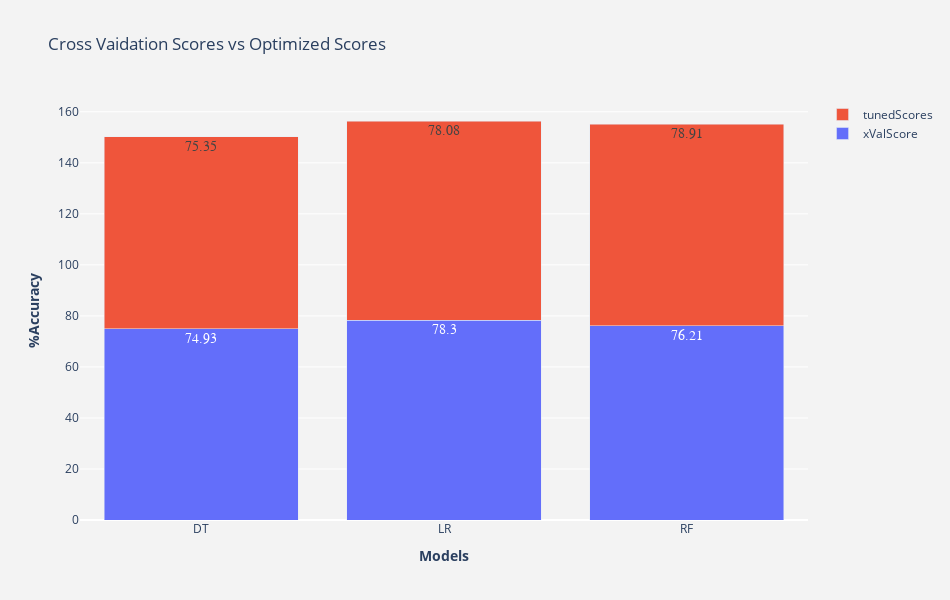

Here is the notebook cell this chart was saved with:
### Markdown cell above
## Model Selection

### Code cell
"""Create a function that compares cross validation scores with tunned scores for different models by
plotting them."""
def compareModelsAccuracy():
    """Returns a stack bar chart of tuned and x validation scores of models."""
    
    # Sort by index and converting to series object to plot.
    xValScore = xValScoresSorted[~xValScoresSorted.index.isin(["XGBC","GNB"])].sort_index().T.squeeze()
    tunedScore = bestScoreAndHyperparametersSorted.iloc[:,0].sort_index().T.squeeze()
    
    # Create two subplots of stack bar chart
    fig=make_subplots(
        rows=1, 
        cols=1,
        vertical_spacing=0.3,
        print_grid=False) # This suppresses "This is the format of your plot grid:" text from popping out.

    # Add trace for stack bar
    fig.add_trace(go.Bar(x=xValScore.index,
                             y=xValScore,
                             text=xValScore,
                             hoverinfo="x+y",
                             textposition="auto",
                             name="xValScore",
                             textfont=dict(family="sans serif",size=14),
                             ),
                     row=1,
                     col=1
                     )

    # Add another trace for stack bar
    fig.add_trace(go.Bar(x=tunedScore.index,
                             y=tunedScore,
                             text=tunedScore,
                             hoverinfo="x+y",
                             textposition="auto",
                             name="tunedScores",
                             textfont=dict(family="sans serif",size=14),
                             ),
                     row=1,
                     col=1
                     )
        
    # Update the layout. Add title, dimension, and background color
    fig.layout.update(
        height=600, 
        width=950,
        hovermode="closest",
        barmode = "stack",
        title_text = "Cross Vaidation Scores vs Optimized Scores",
        paper_bgcolor="rgb(243, 243, 243)",
        plot_bgcolor="rgb(243, 243, 243)"
        )

    # Set y-axis titles in bold
    fig.layout.yaxis1.update(title="<b>%Accuracy</b>")
    
    # Set x-axis title in bold
    fig.layout.xaxis1.update(title="<b>Models</b>")
    return fig.show()

"""Call the function to plot the scores."""
compareModelsAccuracy()

### Figure 1 — Plotly figure (JSON) as saved in the notebook; plotly's stock layout.template omitted (floating-point values rounded to 4 significant figures)
{"data": [{"hoverinfo": "x+y", "name": "xValScore", "text": [74.93, 78.3, 76.21], "textfont": {"family": "sans serif", "size": 14}, "textposition": "auto", "type": "bar", "x": ["DT", "LR", "RF"], "xaxis": "x", "y": [74.93, 78.3, 76.21], "yaxis": "y"}, {"hoverinfo": "x+y", "name": "tunedScores", "text": [75.35, 78.08, 78.91], "textfont": {"family": "sans serif", "size": 14}, "textposition": "auto", "type": "bar", "x": ["DT", "LR", "RF"], "xaxis": "x", "y": [75.35, 78.08, 78.91], "yaxis": "y"}], "layout": {"barmode": "stack", "height": 600, "hovermode": "closest", "paper_bgcolor": "rgb(243, 243, 243)", "plot_bgcolor": "rgb(243, 243, 243)", "title": {"text": "Cross Vaidation Scores vs Optimized Scores"}, "width": 950, "xaxis": {"anchor": "y", "domain": [0, 1], "title": {"text": "<b>Models</b>"}}, "yaxis": {"anchor": "x", "domain": [0, 1], "title": {"text": "<b>%Accuracy</b>"}}}}
